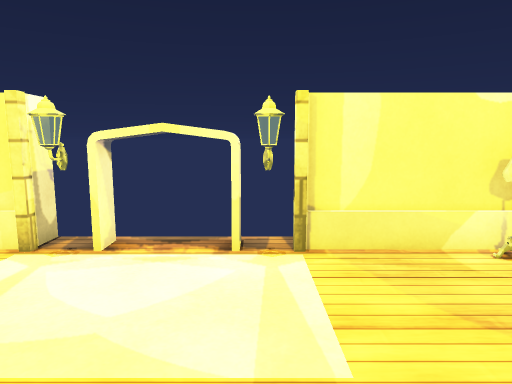
[1] (above)

12 first-person views from a walk through a scene from a Unity 3-D project. The camera is 1.2 m above the floor, tilts 8° down and sees 70° across. Doors are open. The floor is counted in squares, 0.5 m on a side. Each view is taken from the middle of a square. On the plan, view 1 faces up. The plan holds only what a view shows up to about 20 squares ahead; the rest is blank. The place goes on beyond the plan. The player character is not drawn. Some animated figures are not drawn. Some surface patterns are stand-ins.

[2]
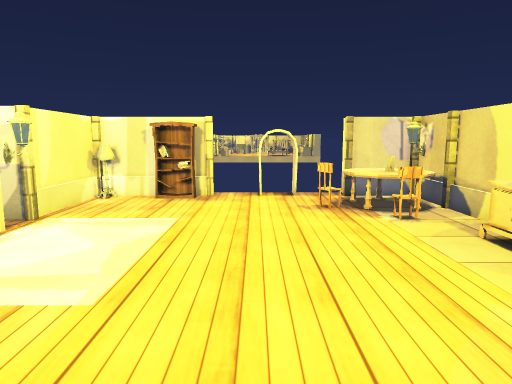

[3]
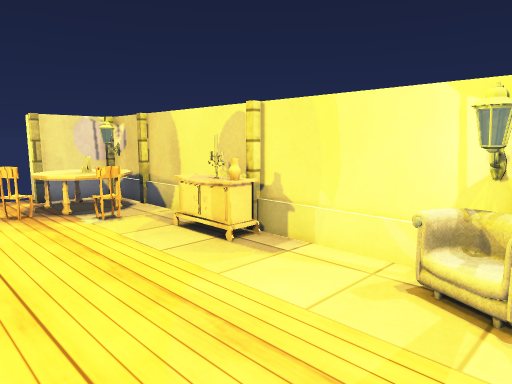

[4]
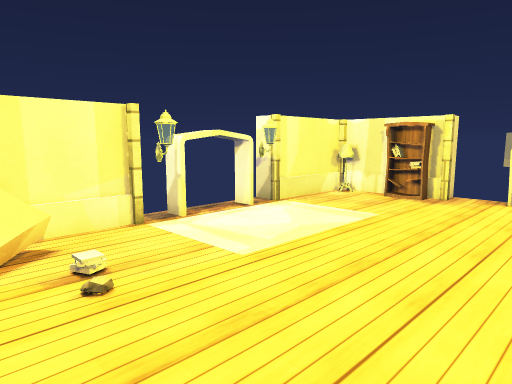

[5]
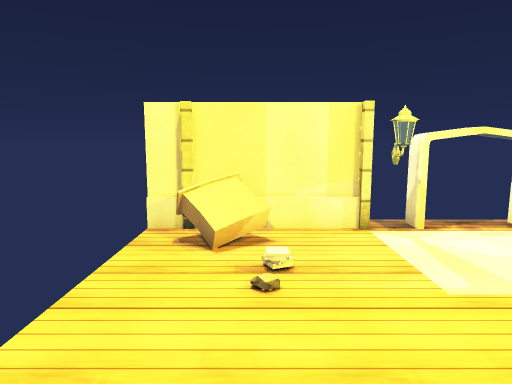

[6]
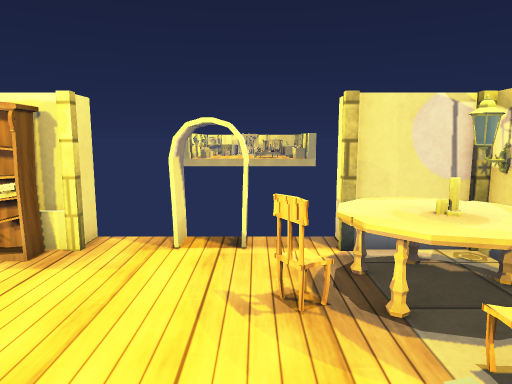

[7]
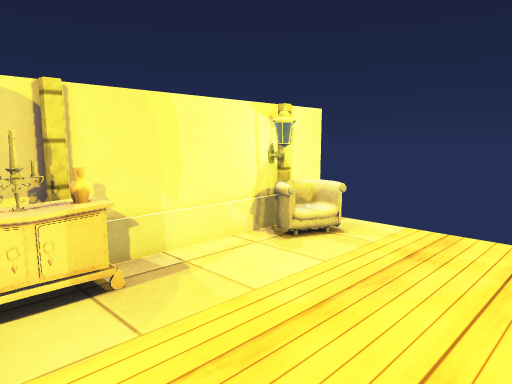

[8]
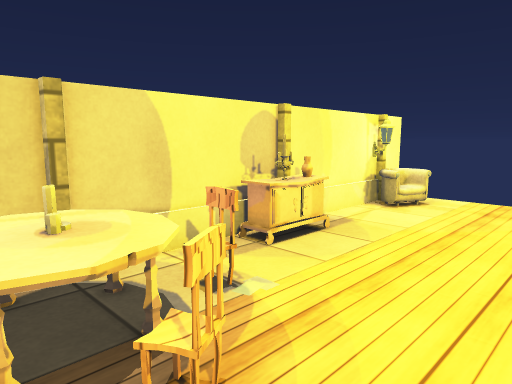

[9]
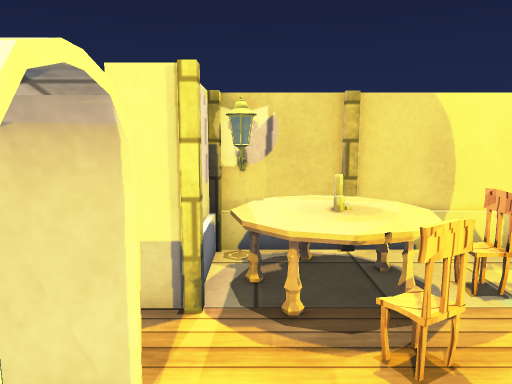

[10]
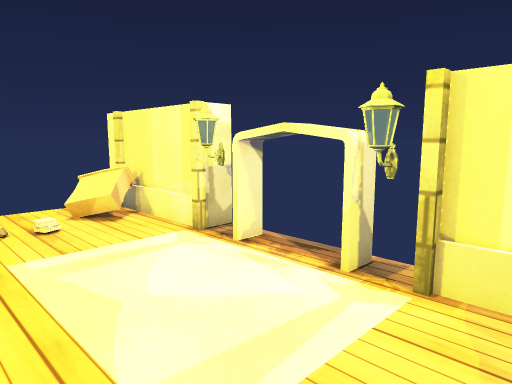

[11]
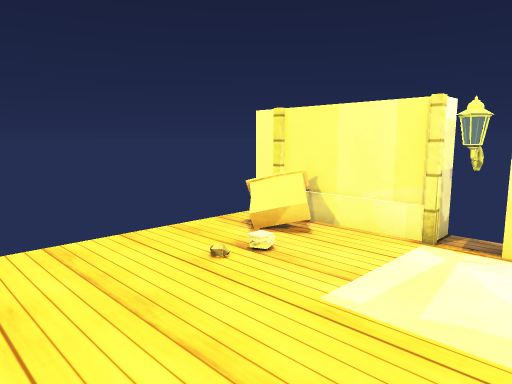

[12]
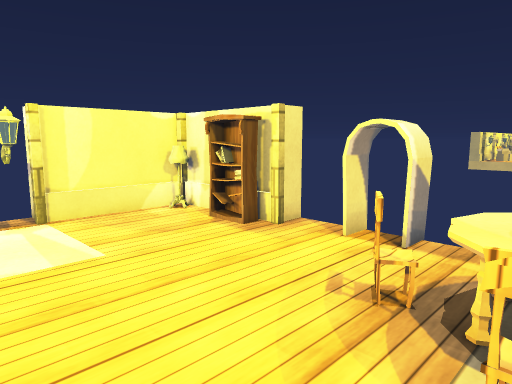

### Floor plan
Points are (right, up) in squares from view 1. A wall is a line through its corners. A room is listed if a view was taken in it or the views show most of it. See-through windows are left out.
Room 1 (views 1, 2, 3, 4, 5, 6, 7, 8, 9, 10, 11, 12)
walls: (0.2, 7.3) (0.2, 8); (-4.3, 7.4) (-4.3, 8); (-4.1, 8) (-4.1, 7.1) (-4.5, 7.4); (0.4, 8) (0.4, 7.2) (0, 7.5); (-5.4, 8) (-11, 8); (-0.4, 8.8) (-0.4, 7.8) (-3.6, 7.8) (-3.6, 8.8); (6, -0.6) (6, 0.9); (3.4, -5.8) (5.3, -5.8); (-8.5, -5.4) (-8.5, -6); (6, 5.4) (6, 8) (1.4, 8); (-8.7, -6) (-8.7, -5.4); (-11.1, -6) (6, -6) (6, -3.4)
ways out: open door at (-2, 8.6); open door at (6.6, 0)
objects: other object (-10, -5) to (-8, -4); other object (-10, 6); other object (-10, 8); other object (-8, 4); other object (-5, 8); other object (-3, -6); other object (-3, -5); other object (-2, -5); other object (-1, -5); other object (1, -4); other object (1, 8); other object (2, -5) to (5, -2); other object (3, -6); other object (3, -1); other object (4, -4); other object (5, 4) to (5, 5); other object (5, 7); other object (6, -3); other object (6, 3); other object (6, 4); other object (6, 5)

Positions as (right, up) in squares from view 1, and headings:
1: (0, 0), facing up
2: (-10, 1), facing right
3: (-10, 1), facing down-right
4: (-10, -2), facing up-right
5: (-8, -2), facing up
6: (-2, -1), facing right
7: (-1, 1), facing down-left
8: (5, 1), facing down-left
9: (5, 2), facing down
10: (3, 2), facing up-left
11: (-2, -1), facing up-left
12: (-2, -4), facing up-right
